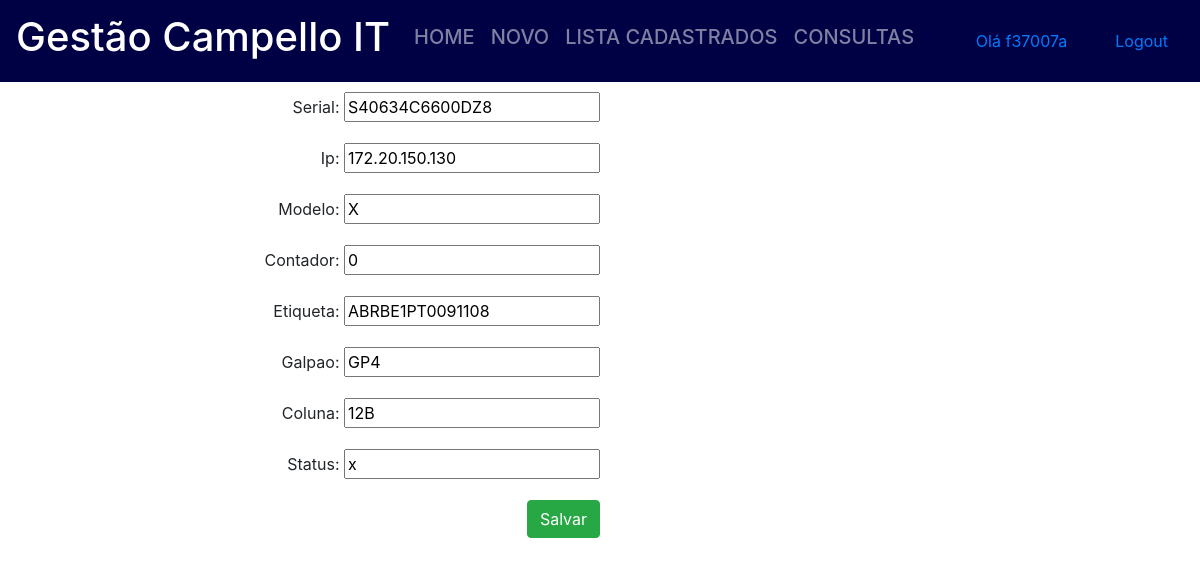
The app's page /printers/atualizar/S40634C6600DZ8 (signed in) with its own data.
### impressora/models.py (models this page shows, shortened)
class Printer(models.Model):
    serial = models.CharField(max_length=20, primary_key=True)
    ip = models.GenericIPAddressField(null=True)
    modelo = models.CharField(max_length=8, null=True)
    contador = models.IntegerField(null=True)
    etiqueta = models.CharField(max_length=15)
    galpao = models.CharField(max_length=4)
    coluna = models.CharField(max_length=20)
    status = models.CharField(max_length=30, null=True)

### impressora/views.py (the view)
# urls.py: path('atualizar/<str:id>', atualizar,name='atualizar'),
@login_required
def atualizar(request, id): # Atualiza o equipamento no banco de dados.
    printer = get_object_or_404(Printer, pk=id)
    form = Impressora(request.POST or None, request.FILES or None, instance=printer)
    if form.is_valid():
        form.save()
        return redirect('consultaPrinter')
    return render(request, 'nova_printer.html', {'form': form})

### impressora/forms.py
class Impressora(ModelForm):
    class Meta:
        model = Printer
        widgets = {'etiqueta': forms.TextInput(attrs={'placeholder': 'EX: ABRBE1PT0091175'})}# Adiciona o placeholder
        fields = ['serial', 'ip', 'modelo', 'contador', 'etiqueta', 'galpao', 'coluna', 'status']

### impressora/templates/nova_printer.html (shortened to what this page needs)
{% extends 'base.html' %}
{% block content %}
  <div id="container-central">
    <form method="post" novalidate>
      {{ form.as_p }}
      <button type="submit" class="btn btn-success">Salvar</button>
    </form>
  </div>
{% endblock %}

### impressora/templates/base.html (shortened to what this page needs)
<!doctype html>
<html lang="pt">
<head>
    <link rel="stylesheet" href="/static/bootstrap.css">
</head>
<body>
    <nav class="navbar navbar-expand-lg navbar-dark " style="background-color : #000045; margin-bottom: 0%">
            <a class="navbar-brand" href="#"><h1>Gestão Campello IT</h1></a>
            <div class="collapse navbar-collapse" id="navbarSupportedContent">
                <ul class="navbar-nav mr-auto">
                <li class="nav-item">
                    <h5><a class="nav-link" href="/">HOME</a></h5>
                </li>
                <li class="nav-item">
                    <h5><a class="nav-link" href="/printers/novo/">NOVO</a></h5>
                </li>
                <li class="nav-item">
                    <h5><a class="nav-link" href="/printers/lista/">LISTA CADASTRADOS</a></h5>
                </li>
                        <li class="nav-item">
                    <h5><a class="nav-link" href="/printers/consulta/">CONSULTAS</a></h5>
                </li>
                </ul>
                {% if user.is_authenticated %}
                    <div class="nav-link">
                        <a class="nav-link" href="#">Olá {{ user.username }}</a>
                    </div>
                     <div class="nav-link">
                    <a href="/logout/">Logout</a>
                    </div>
                {% else %}
                    <div class="nav-link">
                    <a href="/login/">Login</a>
                    </div>
                {% endif %}
            </div>
    </nav>
            <div class="container">
                {% block content %}
                {% endblock %}
            </div>
</body>
</html>

### records on screen
Printer: serial "S40634C6600DZ8", ip "172.20.150.130", modelo "X", contador "0", etiqueta "ABRBE1PT0091108", galpao "GP4", coluna "12B", status "x"

### other values on screen
{{ user.username }} "f37007a"
